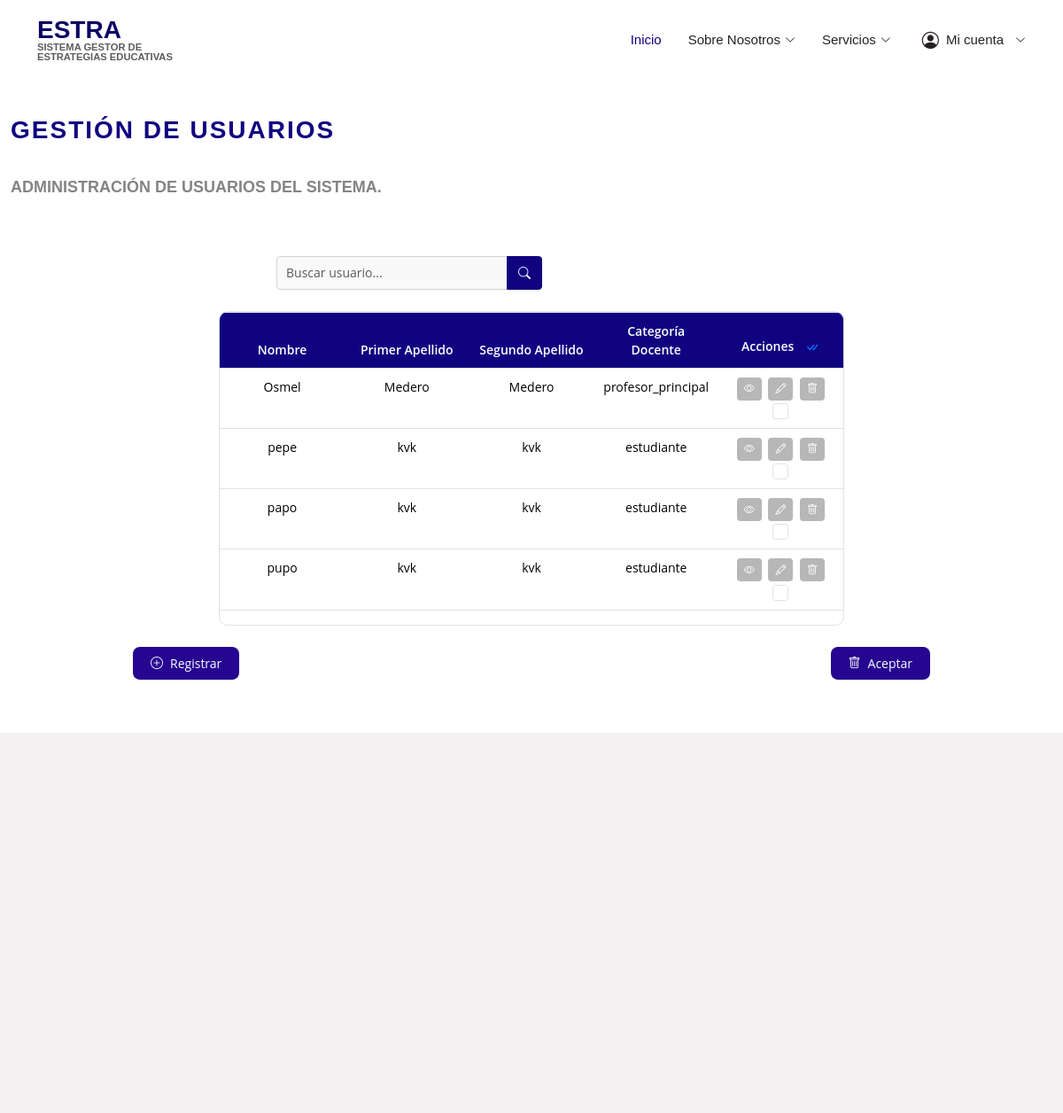
The page /p/usuarios/ (signed in) on the database as committed earlier.
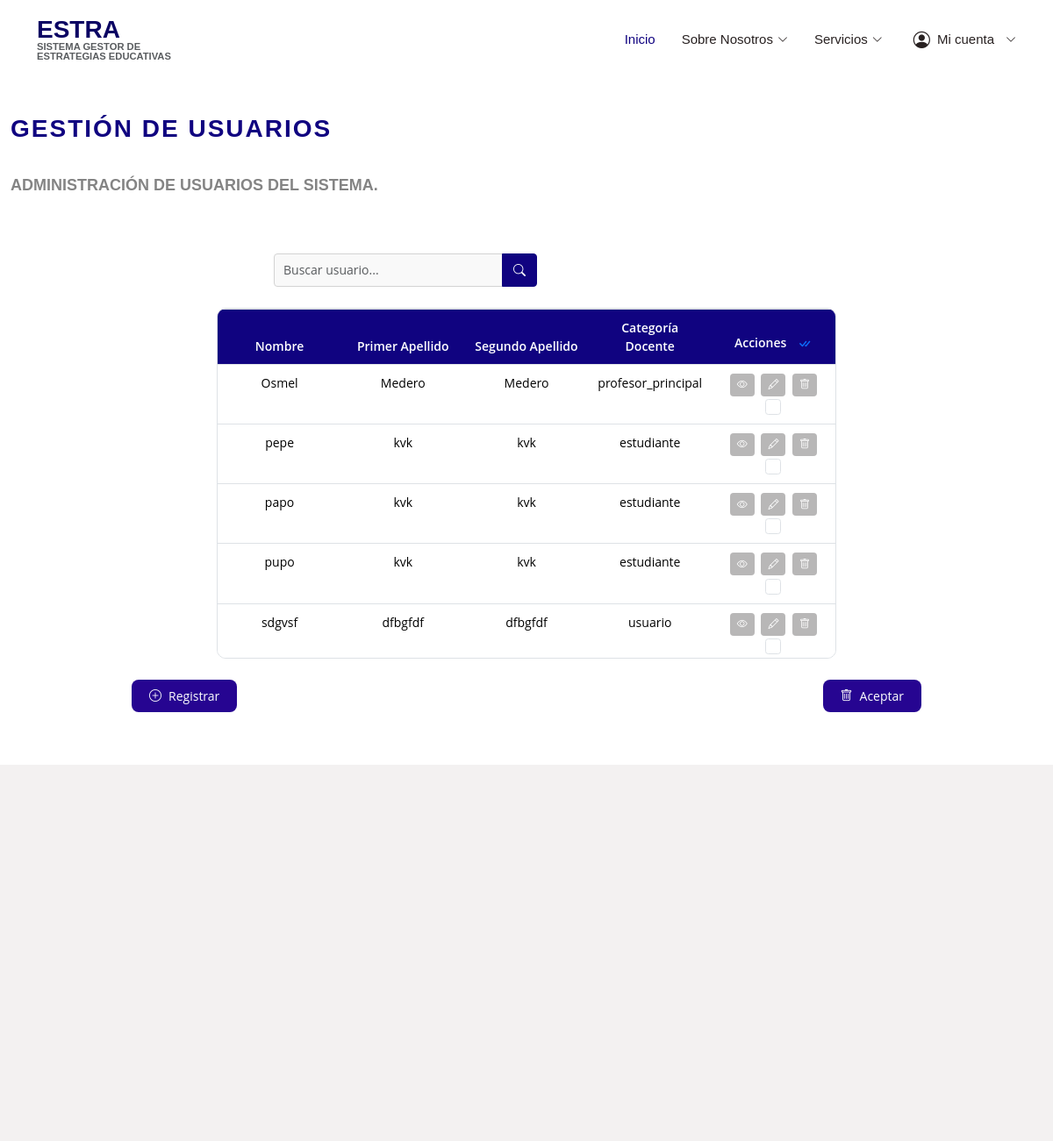
The same page on the database as committed later.
### usuarios/models.py (models this page shows, shortened)
class Usuario(AbstractUser):
    rol_CHOICES = [
        ('profesor_principal', 'Profesor_Principal'),
        ('usuario', 'Usuario'),
    ]
    SEXO_CHOICES = [
        ('masculino', 'Masculino'),
        ('femenino', 'Femenino'),
        ('otro', 'Otro'),
    ]
    rol = models.CharField(max_length=20, choices=rol_CHOICES)
    sexo = models.CharField(max_length=10, choices=SEXO_CHOICES)
    grupo = models.CharField(max_length=50, blank=True, null=True)
    solapin = models.CharField(max_length=10, unique=True)
    telefono = models.CharField(max_length=15, blank=True, null=True)
    second_last_name = models.CharField(max_length=50, blank=True, null=True)
    encuestas_realizadas = models.ManyToManyField(
        'encuestas.Encuesta',
        related_name='usuarios',
        blank=True
    )
    eventos = models.ManyToManyField(
        'eventos.Evento',
        related_name='usuarios',
        blank=True
    )
    def es_profesor(self):
        return self.rol == 'profesor_principal'

### usuarios/vistas/vistas_principal.py (the view)
# urls.py: path('p/usuarios/', vistas_principal.visualizar_usuarios, name='p_usuarios'),
def visualizar_usuarios(request):
    if not request.user.is_authenticated:
        messages.error(request, "No estas autenticado.")
        return redirect("login")
    if not request.user.es_profesor():
        messages.error(request, "No tienes permiso para funcion modelo.")
        return redirect("pagina_principal")
    query = request.GET.get('q', '')
    usuarios = Usuario.objects.filter(
        Q(username__icontains=query) |
        Q(rol__icontains=query) |
        Q(grupo__icontains=query)
    )
    return render(request, 'profesor_principal/listar_usuarios.html', {
        'usuarios': usuarios,
        'query': query
    })

### templates/profesor_principal/listar_usuarios.html (shortened to what this page needs)
{% extends "base.html" %}
{% load static %}
{% block content %}
<div id="maind">
<section id="usuarios" class="usuarios section-bg">
    <div class="container-fluid">
      <div class="section-title">
        <h2>Gestión de Usuarios</h2>
        <br>
        <p>Administración de usuarios del sistema.</p>
        <br>
      </div>
    <form method="GET" action="{% url 'p_usuarios' %}" class="search-bar mb-4">
      <div class="input-group">
        <input type="text" name="q" class="form-control" placeholder="Buscar usuario..." aria-label="Buscar" value="{{ request.GET.q }}">
        <button class="btn btn-primary" type="submit">
          <i class="bi bi-search"></i>
        </button>
      </div>
    </form>
      <form id="form-eliminar-usuarios" method="POST" action="{% url 'p_eliminar_usuarios' %}">
        <div id="tabla-usuarios" class="table-container">
          <div id="tabla-usuarios-responsive" class="table-responsive">
            <table id="tablita-usuarios" class="table table-bordered table-hover custom-table">
              <thead>
                <tr>
                  <th>Nombre</th>
                  <th>Primer Apellido</th>
                  <th>Segundo Apellido</th>
                  <th>Categoría Docente</th>
                  <th>
                    Acciones
                    <button id="btn-seleccionar-todo" class="btn btn-link p-0 ms-2" title="Seleccionar Todo">
                      <i class="bi bi-check-all"></i>
                    </button>
                  </th>
                </tr>
              </thead>
              <tbody>
                {% for usuario in usuarios %}
                <tr>
                  <td>{{ usuario.first_name }}</td>
                  <td>{{ usuario.last_name.split|first }}</td>
                  <td>{{ usuario.last_name.split|last }}</td>
                  <td>{{ usuario.rol }}</td>
                  <td>
                    <button type="button" class="btn btn-action btn-ver-detalles" data-id="{{ usuario.id }}" title="Ver Detalles">
                      <i class="bi bi-eye"></i>
                    </button>
                    <button type="button" class="btn btn-action btn-modificar" data-id="{{ usuario.id }}" title="Modificar">
                      <i class="bi bi-pencil"></i>
                    </button>
                    <button type="button" class="btn btn-action btn-eliminar" data-id="{{ usuario.id }}" title="Eliminar">
                      <i class="bi bi-trash"></i>
                    </button>
                    <input type="checkbox" class="form-check-input seleccionar-fila" name="eusuarios[]" value="{{ usuario.id }}">
                  </td>
                </tr>
                {% empty %}
                <tr>
                  <td colspan="5" class="text-center">No hay usuarios registrados.</td>
                </tr>
                {% endfor %}
              </tbody>
            </table>
          </div>
        </div>
      <div id="botones-accion-usuarios" class="d-flex justify-content-between mt-4">
        <a href="{% url 'p_formular_usuario'%}">
          <div id="btn-registrar-usuario" class="btn btn-success">
            <i class="bi bi-plus-circle"></i> Registrar
          </div>
        </a>
        <div type="submit" id="btn-eliminar-usuario" class="btn btn-danger"> <i class="bi bi-trash"></i> Aceptar
        </div>
      </div></form>
    </div>
  </section>
</div>
{% endblock %}

Rows that differ between the two databases and show on the page:
added Usuario: first_name "sdgvsf", last_name.split|first "dfbgfdf", last_name.split|last "dfbgfdf", rol "usuario"
